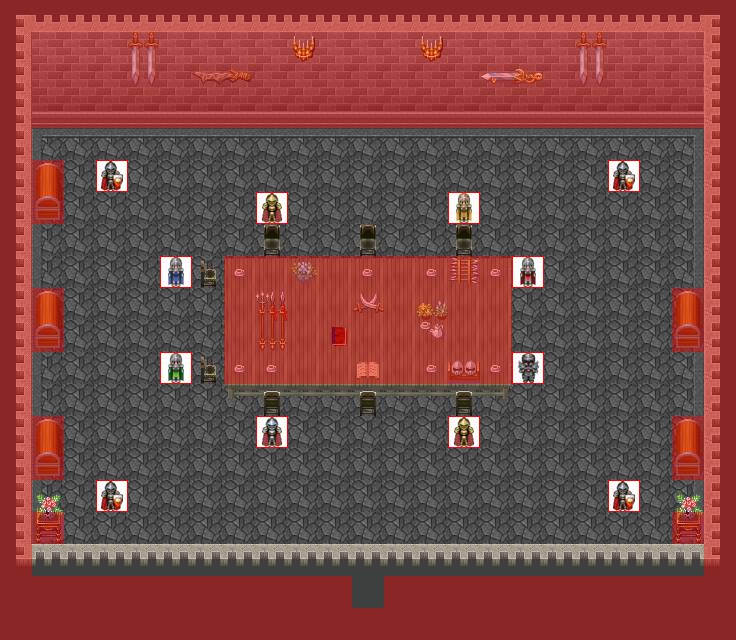

This is a level from a 2D game, rendered from its Tiled map with the project's own tilesets. A one-line summary and the map file follow, with tile-layer data summarised:
An orthogonal 23x20 tile map with 32x32 px tiles, 8 tile layers (0_floor, 1_terrain, 2_object, 3_roof, ...), 14 tilesets.

<map version="1.2" tiledversion="1.2.2" orientation="orthogonal" renderorder="right-down" width="23" height="20" tilewidth="32" tileheight="32" infinite="0" nextlayerid="17" nextobjectid="1">
 <tileset firstgid="1" name="book" tilewidth="32" tileheight="32" tilecount="4" columns="2">
  <image source="../../tileset/item/documents/book.png" width="64" height="64" />
 </tileset>
 <tileset firstgid="5" name="collision" tilewidth="32" tileheight="32" tilecount="1" columns="1">
  <image source="../../tileset/logic/collision.png" width="32" height="32" />
 </tileset>
 <tileset firstgid="6" name="dzbanek_filizanka" tilewidth="32" tileheight="32" tilecount="2" columns="2">
  <image source="../../tileset/pol/wyposazenie/dzbanek_filizanka.png" width="64" height="32" />
 </tileset>
 <tileset firstgid="8" name="miecze" tilewidth="32" tileheight="32" tilecount="24" columns="6">
  <image source="../../tileset/pol/wyposazenie/miecze.png" width="192" height="128" />
 </tileset>
 <tileset firstgid="32" name="roslinki_doniczki" tilewidth="32" tileheight="32" tilecount="32" columns="16">
  <image source="../../tileset/pol/natura/kwiaty/roslinki_doniczki.png" width="512" height="64" />
 </tileset>
 <tileset firstgid="64" name="swiecznik" tilewidth="32" tileheight="32" tilecount="1" columns="1">
  <image source="../../tileset/pol/oswietlenie/swiecznik.png" width="32" height="32" />
 </tileset>
 <tileset firstgid="65" name="chest_2" tilewidth="32" tileheight="32" tilecount="6" columns="3">
  <image source="../../tileset/item/chest/chest_2.png" width="96" height="64" />
 </tileset>
 <tileset firstgid="71" name="bottles_and_cups" tilewidth="32" tileheight="32" tilecount="16" columns="4">
  <image source="../../tileset/item/drink/bottles_and_cups.png" width="128" height="128" />
 </tileset>
 <tileset firstgid="87" name="brown" tilewidth="32" tileheight="32" tilecount="5" columns="5">
  <image source="../../tileset/ground/brown.png" width="160" height="32" />
 </tileset>
 <tileset firstgid="92" name="pol_rycerze" tilewidth="32" tileheight="32" tilecount="9" columns="9">
  <image source="../../tileset/logic/creature/pol_rycerze.png" width="288" height="32" />
 </tileset>
 <tileset firstgid="101" name="sciany" tilewidth="32" tileheight="32" tilecount="30" columns="5">
  <image source="../../tileset/pol/domki/kosciol_sciany.png" width="160" height="192" />
 </tileset>
 <tileset firstgid="131" name="posadzka" tilewidth="32" tileheight="32" tilecount="15" columns="5">
  <image source="../../tileset/ground/slate_tiles.png" width="160" height="96" />
 </tileset>
 <tileset firstgid="146" name="grey_plain" tilewidth="32" tileheight="32" tilecount="9" columns="3">
  <image source="../../tileset/furniture/table/grey_plain.png" width="96" height="96" />
 </tileset>
 <tileset firstgid="155" name="greenish_grey" tilewidth="32" tileheight="32" tilecount="4" columns="2">
  <image source="../../tileset/furniture/chair/greenish_grey.png" width="64" height="64" />
 </tileset>
 <layer id="9" name="0_floor" width="23" height="20">
  <data>[460 cells, 460 non-empty, 2 distinct tile ids]</data>
 </layer>
 <layer id="10" name="1_terrain" width="23" height="20">
  <data>[460 cells, 216 non-empty, 26 distinct tile ids]</data>
 </layer>
 <layer id="11" name="2_object" width="23" height="20">
  <data>[460 cells, 36 non-empty, 21 distinct tile ids]</data>
 </layer>
 <layer id="12" name="3_roof" width="23" height="20">
  <data>[460 cells, 51 non-empty, 8 distinct tile ids]</data>
 </layer>
 <layer id="13" name="4_roof_add" width="23" height="20">
  <data>[460 cells, 2 non-empty, 1 distinct tile ids]</data>
 </layer>
 <layer id="14" name="objects" width="23" height="20">
  <data>[460 cells, 12 non-empty, 8 distinct tile ids]</data>
 </layer>
 <layer id="15" name="collision" width="23" height="20" opacity="0.4">
  <data>[460 cells, 213 non-empty, 1 distinct tile ids]</data>
 </layer>
 <layer id="16" name="protection" width="23" height="20">
  <data>[460 cells, 0 non-empty, 0 distinct tile ids]</data>
 </layer>
</map>
